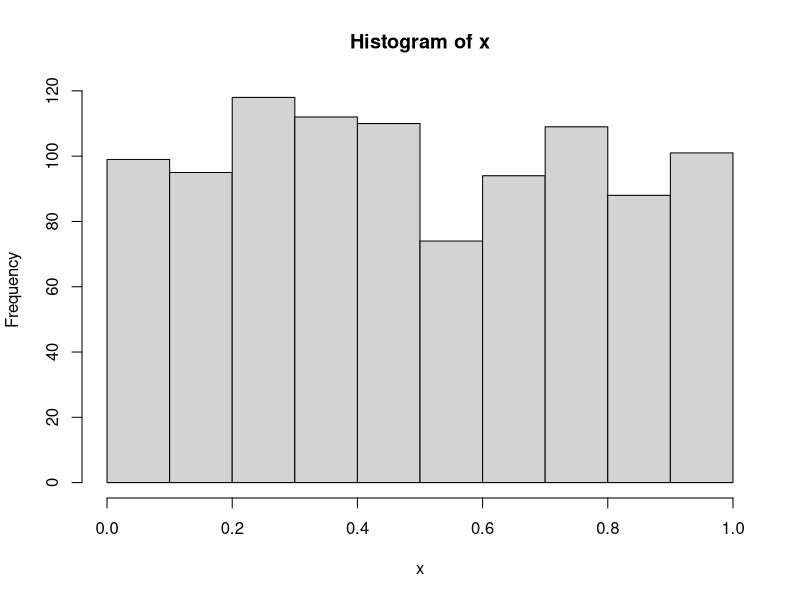

Source code (R):
## ---- chunk 1
knitr::opts_chunk$set(echo = TRUE)
## ---- chunk 2
x = runif(1000) #產生1000個Uniform(0,1)數列
hist(x) #畫直方圖
## ---- chunk 3
x1 = c(1:1000)*( x > 0.5 & x < 0.9 ) #找出x介在0.5和0.9之間的指標
x2 = x1[x1 > 0]
x2 #顯現x介在0.5和0.9之間的指標
## ---- chunk 4
x3=x2[-1]-x2[-length(x2)] #比較兩兩之間差異幾個數字
table(x3) #做差異個數的表格
## ---- chunk 5
x = runif(1000) #產生1000個Uniform(0,1)數列
x3 = x[-1] > x[-1000] #比較前後數的大小關係
x4= x3*1 #轉換成0和1的數
x4 #1表示後面比較大，0表示後面比較小。
## ---- chunk 6
x5=1*(x4[-1]!=x4[-999]) #表示有幾個尖閣
u=sum(x5)+1 #表示有多少RUN
u #表示有多少RUN
z=(u-(2*1000-1)/3)/((16*1000-29)/90)^0.5 #求Z值
## ---- chunk 7
x=runif(30) #產生30個Uniform(0,1)數列
x0=matrix(x,ncol=10,byrow=F) #每三個數字形成一組，總共有10組
x0 #顯示矩陣 
## ---- chunk 8
y0=apply(x0, 2, rank)  #針對每一行資料做排序
y1=y0[1,]+y0[2,]*10+y0[3,]*100 #表示每組的排序
table(y1) #看每種排序各有幾個
## ---- chunk 9
set.seed(10)  #設定種子為10
a=sample(1:5,size = 30,T) #從1到5中產生30個數字(取出放回)
k=c() #收集每種可能皆出現的樣本數
while (length(a)>=5) {
  c=c()
  for (i in 1:5) {
    c=c(c,which(a==i)[1])  #判斷每一個數字出現的位置
  }
  k=c(k,max(c)) #收集K
  a=a[-c(1:max(c))]  #去除皆出現可能的樣本
}
print(k) #表示出每一個K的數字
